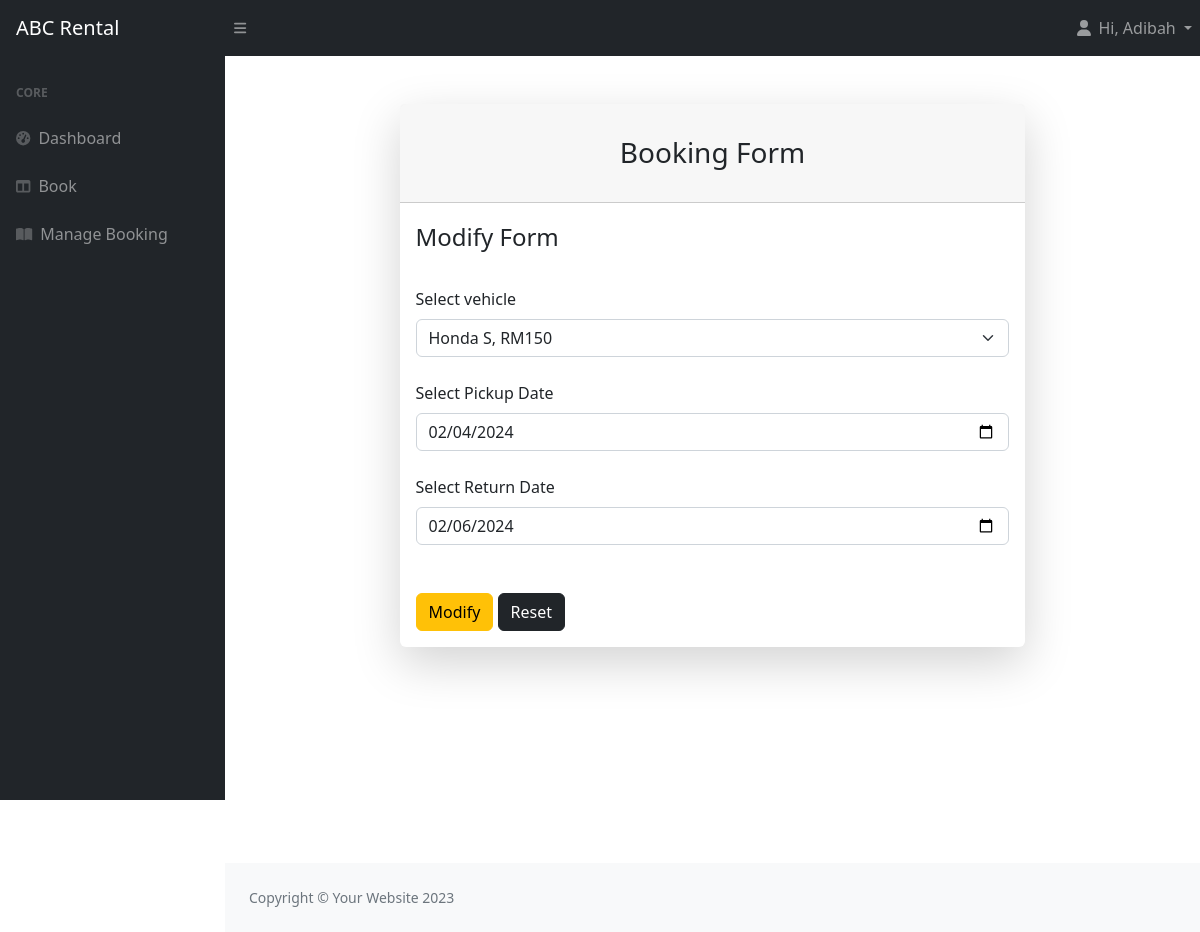
Page /full_code/custmodify.php?id=151 (signed in) on the committed database.
### tables this page shows
CREATE TABLE `tb_user` (
  `u_ic` varchar(15) NOT NULL,
  `u_pwd` varchar(255) NOT NULL,
  `u_name` varchar(100) NOT NULL,
  `u_phone` varchar(20) NOT NULL,
  `u_email` varchar(50) DEFAULT NULL,
  `u_add` varchar(200) NOT NULL,
  `u_lic` varchar(20) NOT NULL,
  `u_type` int(11) NOT NULL
);

CREATE TABLE `tb_booking` (
  `b_id` int(10) NOT NULL,
  `b_ic` varchar(15) NOT NULL,
  `b_req` varchar(10) NOT NULL,
  `b_pdate` date NOT NULL,
  `b_rdate` date NOT NULL,
  `b_total` float NOT NULL,
  `b_status` int(2) NOT NULL,
  `b_cond` varchar(50) NOT NULL DEFAULT 'Active'
);

### full_code/custmodify.php (the view, shortened to what this page needs)
<?php
    if(isset($_GET['id']))
    {
      $fbid=$_GET['id'];
    }
include 'headercust.php';
$sqlr=" SELECT * FROM tb_booking
        LEFT JOIN tb_vehicle ON tb_booking.b_req=tb_vehicle.v_req
        WHERE b_id=$fbid";
$resultr=mysqli_query($con, $sqlr);
$rowr=mysqli_fetch_array($resultr);
?>
<div class="container">
                        <div class="row justify-content-center">
                            <div class="col-lg-8">
                                <div class="card shadow-lg border-0 rounded-lg mt-5">
                                    <div class="card-header"><h3 class="text-center font-weight-light my-4">Booking Form</h3></div>
                                    <div class="card-body">
<form method="POST" action="custmodifyprocess.php">
  <fieldset>
    <legend>Modify Form</legend><br>
     <div class="form-group">
      <label for="exampleSelect1" class="form-label mt-4">Select vehicle</label>
      <?php
      $sql="SELECT * FROM tb_vehicle";
      $result= mysqli_query($con, $sql);
      echo'<select class="form-select" name="fvehicle" id="exampleSelect1" >';
        while($row=mysqli_fetch_array($result))
        {
          if($row['v_req']==$rowr['b_req'])
          {
            echo"<option selected='selected' value= '".$row['v_req']."'>".$row['v_model'].", RM".$row['v_price']."</option value>";
          }
          else
          {
            echo"<option value= '".$row['v_req']."'>".$row['v_model'].", RM".$row['v_price']."</option value>";
          }
        }
      echo'</select>';
      ?>
    </div>
    <div class="form-group">
          <label for="exampleInputPassword" class="form-label mt-4">Select Pickup Date</label>
          <?php
          echo'<input type="date" id="pickupDate" value="'.$rowr['b_pdate'].'" name="fpdate" class="form-control" id="exampleInputPassword1" placeholder="Password" autocomplete="off" required min="' . date('Y-m-d') . '">';
          ?>
      </div>
    <div class="form-group">
          <label for="exampleInputPassword" class="form-label mt-4">Select Return Date</label>
          <?php
          echo' <input type="date" id="returnDate" value="'.$rowr['b_rdate'].'" name="frdate" class="form-control" id="exampleInputPassword1" placeholder="Password" autocomplete="off" required>';
          ?>
      </div>
    </fieldset>
<br><br>
<button type="submit" class="btn btn-warning" >Modify</button>
<button type="reset" class="btn btn-dark">Reset</button>
</form>
                                    </div>
                                </div>
                            </div>
                        </div>
                    </div>
<br>
<br><br><br><br><br><br>
<?php include 'footer.php';?>

### full_code/headercust.php (shortened to what this page needs)
<?php
    include ('dbconnect.php');
$suic=$_SESSION['suic'];
$sql="SELECT * FROM tb_user
        JOIN tb_type ON tb_user.u_type=tb_type.t_id
      WHERE u_ic=$suic";
$result=mysqli_query($con,$sql);
if ($result) {
    $row = mysqli_fetch_assoc($result);
    if ($row) {
        $u_name = $row['u_name'];
    } else {
        echo "No user found.";
    }
} else {
    echo "Error executing query: " . mysqli_error($con);
}
?>
<!DOCTYPE html>
<html lang="en">
    <head>
        <link href="https://cdn.jsdelivr.net/npm/simple-datatables@7.1.2/dist/style.min.css" rel="stylesheet" />
        <link href="css/styles.css" rel="stylesheet" />
        <link rel="stylesheet" href="https://cdnjs.cloudflare.com/ajax/libs/font-awesome/6.0.0/css/all.min.css" />
        <link rel="stylesheet" href="https://cdn.jsdelivr.net/npm/sweetalert2@11.5.1/dist/sweetalert2.min.css">
        <link rel="stylesheet" href="https://cdnjs.cloudflare.com/ajax/libs/font-awesome/6.0.0/css/all.min.css" />
    </head>
    <body class="sb-nav-fixed">
        <nav class="sb-topnav navbar navbar-expand navbar-dark bg-dark">
            <a class="navbar-brand ps-3" href="custmain.php">ABC Rental</a>
            <button class="btn btn-link btn-sm order-1 order-lg-0 me-4 me-lg-0" id="sidebarToggle" href="#!"><i class="fas fa-bars"></i></button>
            <ul class="navbar-nav ms-auto ">
                <li class="nav-item dropdown">
                    <a class="nav-link dropdown-toggle" id="navbarDropdown" href="#" role="button" data-bs-toggle="dropdown" aria-expanded="false">
                    <i class="fas fa-user fa-fw"></i> Hi, <?php echo $u_name; ?>
                </a>
                </li>
            </ul>
        </nav>
        <div id="layoutSidenav">
            <div id="layoutSidenav_nav">
                <nav class="sb-sidenav accordion sb-sidenav-dark" id="sidenavAccordion">
                    <div class="sb-sidenav-menu">
                        <div class="nav">
                            <div class="sb-sidenav-menu-heading">Core</div>
                            <a class="nav-link" href="custmain.php">
                                <div class="sb-nav-link-icon"><i class="fas fa-tachometer-alt"></i></div>
                                Dashboard
                            </a>
                            <a class="nav-link" href="custbook.php">
                                <div class="sb-nav-link-icon"><i class="fas fa-columns"></i></div>
                               Book
                            </a>
                            <a class="nav-link" href="custmanage.php">
                                <div class="sb-nav-link-icon"><i class="fas fa-book-open"></i></div>
                               Manage Booking
                            </a>
                    </div>
                </nav>
            </div>
            <div id="layoutSidenav_content">

### rows in the picture
tb_user: u_name "Adibah"
tb_booking: fpdate "02/04/2024", frdate "02/06/2024"

### other values in the picture
form field fvehicle "Honda S, RM150"
